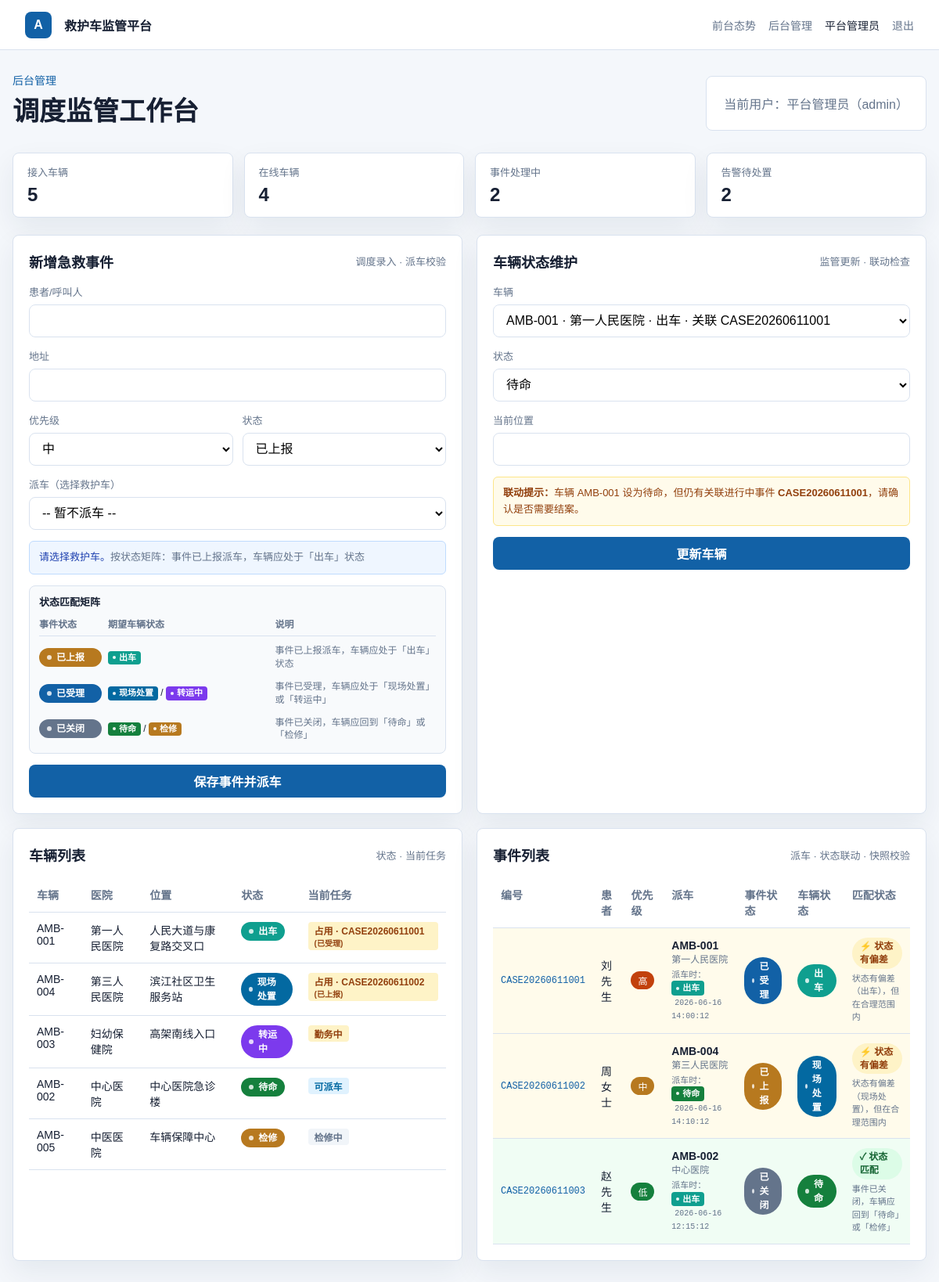
Page /admin (signed in) on the earlier database version.
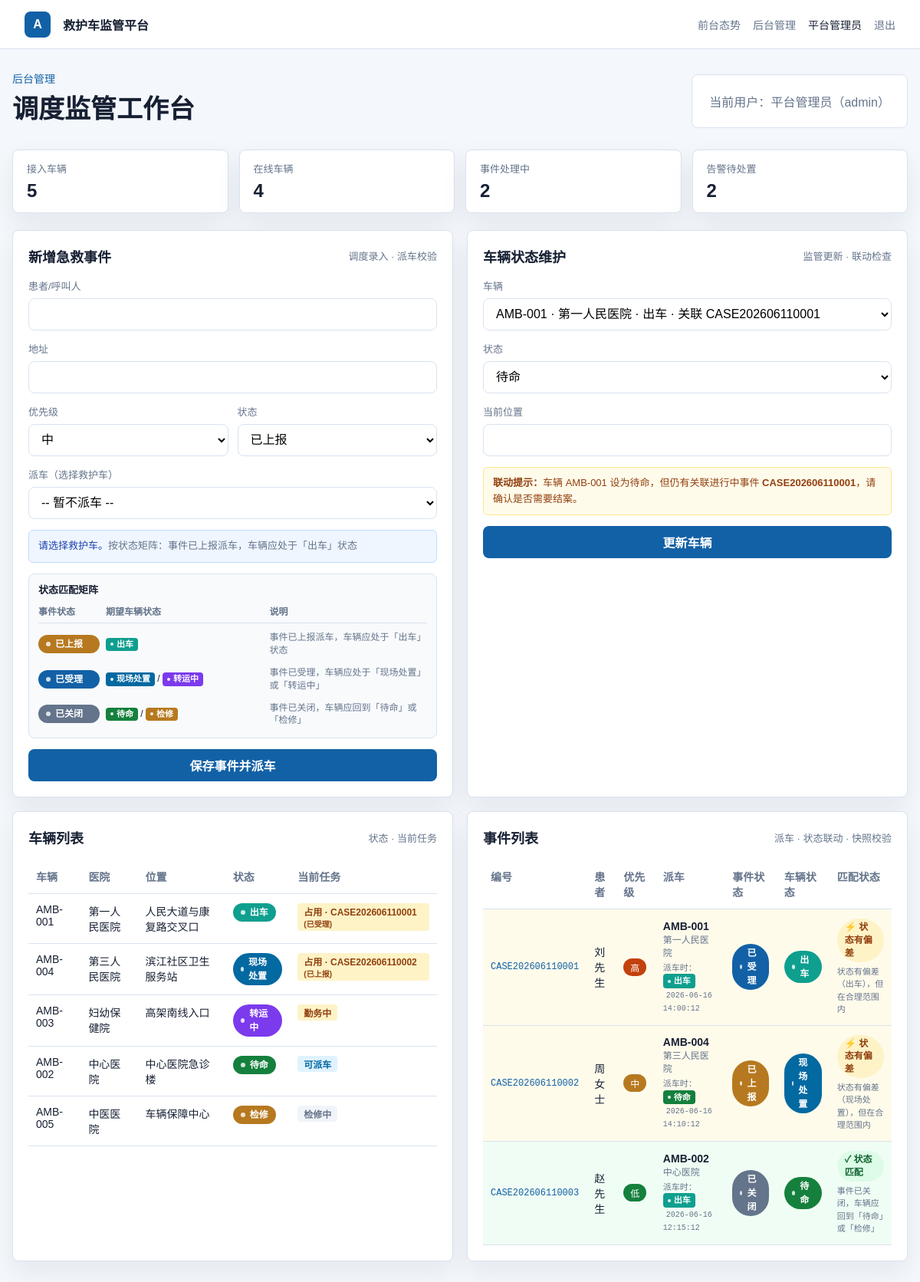
Same page on the later database version.
### tables this page shows
CREATE TABLE IF NOT EXISTS ambulances (
    id INT AUTO_INCREMENT PRIMARY KEY,
    code VARCHAR(30) NOT NULL UNIQUE,
    plate_no VARCHAR(30) NOT NULL,
    hospital VARCHAR(120) NOT NULL,
    driver_name VARCHAR(50) NOT NULL,
    status VARCHAR(30) NOT NULL,
    location VARCHAR(160) NOT NULL,
    updated_at TIMESTAMP DEFAULT CURRENT_TIMESTAMP ON UPDATE CURRENT_TIMESTAMP
);

CREATE TABLE IF NOT EXISTS emergency_cases (
    id INT AUTO_INCREMENT PRIMARY KEY,
    case_no VARCHAR(40) NOT NULL UNIQUE,
    patient_name VARCHAR(80) NOT NULL,
    priority VARCHAR(20) NOT NULL,
    address VARCHAR(180) NOT NULL,
    status VARCHAR(30) NOT NULL,
    assigned_ambulance VARCHAR(30) NULL,
    dispatch_vehicle_status VARCHAR(30) NULL,
    dispatched_at TIMESTAMP NULL DEFAULT NULL,
    created_at TIMESTAMP DEFAULT CURRENT_TIMESTAMP
);

### src/Core/View.php (called while the page is built, shortened)
<?php
final class View
{
    public static function render(string $template, array $data = []): void
    {
        extract($data, EXTR_SKIP);
        require_once __DIR__ . '/../../templates/helpers.php';
        require __DIR__ . "/../../templates/{$template}.php";
    }
}

### src/Controllers/AppController.php (called while the page is built, shortened)
<?php
final class AppController
{
    private DashboardRepository $repo;
    public function __construct()
    {
        $this->repo = new DashboardRepository();
    }
    public function admin(): void
    {
        View::render('admin', [
            'overview' => $this->repo->overview(),
            'ambulances' => $this->repo->ambulancesWithDispatchInfo(),
            'cases' => $this->repo->casesWithAmbulanceInfo(),
            'alerts' => $this->repo->alerts(),
            'user' => Auth::user(),
            'flash' => $this->getFlash(),
        ]);
    }
    private function getFlash(): array
    {
        $flash = $_SESSION['_flash'] ?? [];
        return $flash;
    }
}

### src/Models/DashboardRepository.php (called while the page is built, shortened)
<?php
final class DashboardRepository
{
    private PDO $db;
    public function __construct()
    {
        $this->db = Database::connection();
    }
    public function ambulancesWithDispatchInfo(): array
    {
        $sql = 'SELECT a.*,
                       (SELECT ec.case_no FROM emergency_cases ec
                        WHERE ec.assigned_ambulance = a.code AND ec.status != "closed"
                        ORDER BY ec.created_at DESC LIMIT 1) as active_case_no,
                       (SELECT ec.status FROM emergency_cases ec
                        WHERE ec.assigned_ambulance = a.code AND ec.status != "closed"
                        ORDER BY ec.created_at DESC LIMIT 1) as active_case_status
                FROM ambulances a
                ORDER BY FIELD(a.status, "dispatching", "on_scene", "transporting", "standby", "maintenance"), a.code';
        return $this->db->query($sql)->fetchAll();
    }
    public function casesWithAmbulanceInfo(): array
    {
        $sql = 'SELECT ec.*,
                       a.hospital as ambulance_hospital,
                       a.status as ambulance_status,
                       ec.dispatch_vehicle_status as dispatch_vehicle_status,
                       ec.dispatched_at as dispatched_at
                FROM emergency_cases ec
                LEFT JOIN ambulances a ON ec.assigned_ambulance = a.code
                ORDER BY ec.created_at DESC LIMIT 12';
        return $this->db->query($sql)->fetchAll();
    }
}

### templates/helpers.php (called while the page is built, shortened)
<?php
if (!function_exists('h')) {
    function h(?string $value): string
    {
        return htmlspecialchars($value ?? '', ENT_QUOTES, 'UTF-8');
    }
}
if (!function_exists('statusText')) {
    function statusText(string $status): string
    {
        return [
            'standby' => '待命',
            'dispatching' => '出车',
            'on_scene' => '现场处置',
            'transporting' => '转运中',
            'maintenance' => '检修',
            'reported' => '已上报',
            'accepted' => '已受理',
            'closed' => '已关闭',
            'open' => '未处理',
            'resolved' => '已处理',
        ][$status] ?? $status;
    }
}
if (!function_exists('priorityText')) {
    function priorityText(string $priority): string
    {
        return [
            'high' => '高',
            'medium' => '中',
            'low' => '低',
        ][$priority] ?? $priority;
    }
}
if (!function_exists('statusClass')) {
    function statusClass(string $status): string
    {
        return [
            'standby' => 'status-standby',
            'dispatching' => 'status-dispatching',
            'on_scene' => 'status-onscene',
            'transporting' => 'status-transporting',
            'maintenance' => 'status-maintenance',
            'reported' => 'status-reported',
            'accepted' => 'status-accepted',
            'closed' => 'status-closed',
            'open' => 'status-open',
            'resolved' => 'status-resolved',
        ][$status] ?? '';
    }
}
if (!function_exists('dispatchStatusMatrix')) {
    function dispatchStatusMatrix(): array
    {
        return [
            'reported' => [
                'label' => '已上报',
                'expected' => ['dispatching'],
                'allowed' => ['dispatching', 'on_scene', 'transporting'],
                'ideal' => 'dispatching',
                'description' => '事件已上报派车，车辆应处于「出车」状态',
            ],
            'accepted' => [
                'label' => '已受理',
                'expected' => ['on_scene', 'transporting'],
                'allowed' => ['dispatching', 'on_scene', 'transporting'],
                'ideal' => 'on_scene',
                'description' => '事件已受理，车辆应处于「现场处置」或「转运中」',
            ],
            'closed' => [
                'label' => '已关闭',
                'expected' => ['standby', 'maintenance'],
                'allowed' => ['standby', 'maintenance'],
                'ideal' => 'standby',
                'description' => '事件已关闭，车辆应回到「待命」或「检修」',
            ],
        ];
    }
}
if (!function_exists('checkCaseVehicleStatusMatch')) {
    function checkCaseVehicleStatusMatch(string $caseStatus, ?string $vehicleStatus, bool $hasAmbulance): array
    {
        $matrix = dispatchStatusMatrix();
        $rule = $matrix[$caseStatus] ?? null;
        if (in_array($vehicleStatus, $rule['expected'], true)) {
            return [
                'level' => 'match',
                'reason' => '状态匹配',
                'expected' => $rule['description'],
            ];
        }
        if (in_array($vehicleStatus, $rule['allowed'], true)) {
            return [
                'level' => 'warn',
                'reason' => '状态有偏差（' . statusText($vehicleStatus) . '），但在合理范围内',
                'expected' => $rule['description'] . '，期望 ' . statusText($rule['ideal']),
            ];
        }
        return [
            'level' => 'error',
            'reason' => '状态严重不一致：事件' . $rule['label'] . ' 但车辆' . statusText($vehicleStatus),
            'expected' => $rule['description'],
        ];
    }
}
if (!function_exists('matchLevelText')) {
    function matchLevelText(string $level): string
    {
        return [
            'match' => '状态匹配',
            'warn' => '状态有偏差',
            'error' => '状态不一致',
            'none' => '待派车',
        ][$level] ?? '';
    }
}

### templates/admin.php (the view, shortened to what the changed rows need)
<section class="admin-head">
    <div>
        <h1>调度监管工作台</h1>
    </div>
</section>
<section class="grid two">
    <div class="panel">
        <div class="panel-head">
            <h2>新增急救事件</h2>
        </div>
    </div>
    <div class="panel">
        <div class="panel-head">
            <h2>车辆状态维护</h2>
        </div>
        <form class="stack-form" method="post" action="/admin/ambulances">
            <label>
                <span>车辆</span>
                <select name="id" id="ambulance-select">
                    <?php foreach ($ambulances as $ambulance): ?>
                        <option value="<?= (int) $ambulance['id'] ?>"
                            data-status="<?= h($ambulance['status']) ?>"
                            data-active-case="<?= h($ambulance['active_case_no'] ?? '') ?>">
                            <?= h($ambulance['code']) ?> · <?= h($ambulance['hospital']) ?> · <?= statusText($ambulance['status']) ?>
                        </option>
                    <?php endforeach; ?>
                </select>
            </label>
            <label>
                <span>状态</span>
                <select name="status" id="ambulance-status">
                </select>
            </label>
            <label><span>当前位置</span><input name="location" required></label>
            <div class="dispatch-hint" id="ambulance-linkage-hint">选择车辆后，若设为待命/检修将自动检查关联事件状态</div>
            <button type="submit">更新车辆</button>
        </form>
    </div>
</section>
<section class="grid two">
    <div class="panel">
        <div class="panel-head">
            <h2>车辆列表</h2>
        </div>
        <table>
            <thead>
                <tr>
                    <th>车辆</th>
                    <th>医院</th>
                    <th>位置</th>
                    <th>状态</th>
                    <th>当前任务</th>
                </tr>
            </thead>
            <tbody>
            <?php foreach ($ambulances as $ambulance): ?>
                <tr>
                    <td><?= h($ambulance['code']) ?></td>
                    <td><?= h($ambulance['hospital']) ?></td>
                    <td><?= h($ambulance['location']) ?></td>
                    <td>
                        <span class="status-tag <?= statusClass($ambulance['status']) ?>">
                            <?= statusText($ambulance['status']) ?>
                        </span>
                    </td>
                    <td>
                        <?php if (!empty($ambulance['active_case_no'])): ?>
                            <span class="dispatch-tag busy">
                                占用 · <?= h($ambulance['active_case_no']) ?>
                                <small>(<?= statusText($ambulance['active_case_status']) ?>)</small>
                            </span>
                        <?php elseif ($ambulance['status'] === 'standby'): ?>
                            <span class="dispatch-tag">可派车</span>
                        <?php elseif ($ambulance['status'] === 'maintenance'): ?>
                            <span class="dispatch-tag none">检修中</span>
                        <?php else: ?>
                            <span class="dispatch-tag busy">勤务中</span>
                        <?php endif; ?>
                    </td>
                </tr>
            <?php endforeach; ?>
            </tbody>
        </table>
    </div>
    <div class="panel">
        <div class="panel-head">
            <h2>事件列表</h2>
        </div>
        <table class="case-table">
            <thead>
                <tr>
                    <th>编号</th>
                    <th>患者</th>
                    <th>优先级</th>
                    <th>派车</th>
                    <th>事件状态</th>
                    <th>车辆状态</th>
                    <th>匹配状态</th>
                </tr>
            </thead>
            <tbody>
            <?php foreach ($cases as $case): ?>
                <?php
                    $hasAmbulance = !empty($case['assigned_ambulance']);
                    $match = checkCaseVehicleStatusMatch(
                        $case['status'],
                        $case['ambulance_status'] ?? null,
                        $hasAmbulance
                    );
                ?>
                <tr class="case-row-<?= $match['level'] ?>">
                    <td class="case-link"><?= h($case['case_no']) ?></td>
                    <td><?= h($case['patient_name']) ?></td>
                    <td><span class="badge priority-<?= h($case['priority']) ?>"><?= priorityText($case['priority']) ?></span></td>
                    <td>
                        <?php if ($hasAmbulance): ?>
                            <div>
                                <strong><?= h($case['assigned_ambulance']) ?></strong>
                                <?php if (!empty($case['ambulance_hospital'])): ?>
                                    <div style="font-size:12px;color:var(--muted)"><?= h($case['ambulance_hospital']) ?></div>
                                <?php endif; ?>
                                <?php if (!empty($case['dispatch_vehicle_status'])): ?>
                                    <div class="snapshot-info">
                                        派车时：<span class="status-tag-small status-<?= h($case['dispatch_vehicle_status']) ?>"><?= statusText($case['dispatch_vehicle_status']) ?></span>
                                        <?php if (!empty($case['dispatched_at'])): ?>
                                            <span class="snapshot-time"><?= h($case['dispatched_at']) ?></span>
                                        <?php endif; ?>
                                    </div>
                                <?php endif; ?>
                            </div>
                        <?php else: ?>
                            <span class="dispatch-tag none">待派车</span>
                        <?php endif; ?>
                    </td>
                    <td>
                        <span class="status-tag <?= statusClass($case['status']) ?>">
                            <?= statusText($case['status']) ?>
                        </span>
                    </td>
                    <td>
                        <?php if ($hasAmbulance && !empty($case['ambulance_status'])): ?>
                            <span class="status-tag <?= statusClass($case['ambulance_status']) ?>">
                                <?= statusText($case['ambulance_status']) ?>
                            </span>
                        <?php elseif ($hasAmbulance): ?>
                            <span style="color:var(--muted);font-size:12px">车辆已移除</span>
                        <?php else: ?>
                            <span style="color:var(--muted);font-size:13px">—</span>
                        <?php endif; ?>
                    </td>
                    <td>
                        <?php if ($match['level'] === 'match'): ?>
                            <span class="match-badge match">✓ <?= matchLevelText($match['level']) ?></span>
                        <?php elseif ($match['level'] === 'warn'): ?>
                            <span class="match-badge warn">⚡ <?= matchLevelText($match['level']) ?></span>
                        <?php elseif ($match['level'] === 'error'): ?>
                            <span class="match-badge error">⚠ <?= matchLevelText($match['level']) ?></span>
                        <?php else: ?>
                            <span class="match-badge none">— <?= matchLevelText($match['level']) ?></span>
                        <?php endif; ?>
                        <?php if ($match['level'] !== 'none' && $match['level'] !== 'match'): ?>
                            <div class="match-reason"><?= h($match['reason']) ?></div>
                        <?php endif; ?>
                        <?php if ($match['level'] === 'match'): ?>
                            <div class="match-reason muted"><?= h($match['expected']) ?></div>
                        <?php endif; ?>
                    </td>
                </tr>
            <?php endforeach; ?>
            </tbody>
        </table>
    </div>
</section>
<?php
require __DIR__ . '/layout.php';

Differences in the rows shown:
computed for ambulances "AMB-001": active_case_no "CASE20260611001" → "CASE202606110001"
computed for ambulances "AMB-004": active_case_no "CASE20260611002" → "CASE202606110002"
changed emergency_cases "刘先生": case_no "CASE20260611001" → "CASE202606110001"
changed emergency_cases "周女士": case_no "CASE20260611002" → "CASE202606110002"
changed emergency_cases "赵先生": case_no "CASE20260611003" → "CASE202606110003"
Other differences:
form field id: "AMB-001 · 第一人民医院 · 出车 · 关联 CASE20260611001" → "AMB-001 · 第一人民医院 · 出车 · 关联 CASE202606110001"
text written by a page script: "联动提示： 车辆 AMB-001 设为待命，但仍有关联进行中事件 CASE20260611001 ，请确认是否需要结案。" → "联动提示： 车辆 AMB-001 设为待命，但仍有关联进行中事件 CASE202606110001 ，请确认是否需要结案。"
